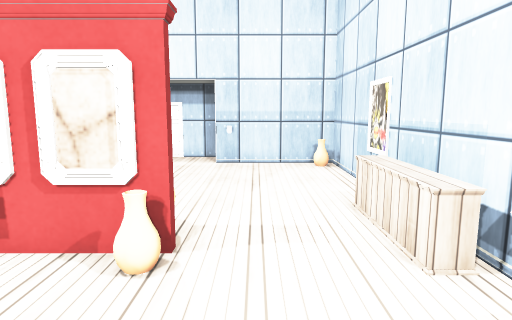
view 1 (above)

15 first-person views from a walk through a Unity game level. The camera is 1.2 m above the floor, tilts 8° down and sees 75° across. The floor is counted in squares, 0.6 m on a side. Each view is taken from the middle of a square. On the plan, view 1 faces up. The plan holds only what a view shows up to about 18 squares ahead; the rest is blank. The player character is not drawn. Door leaves are left out, so doorways stand open. Some surface patterns are stand-ins.

view 2
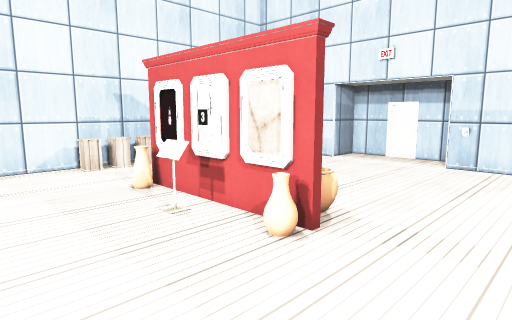

view 3
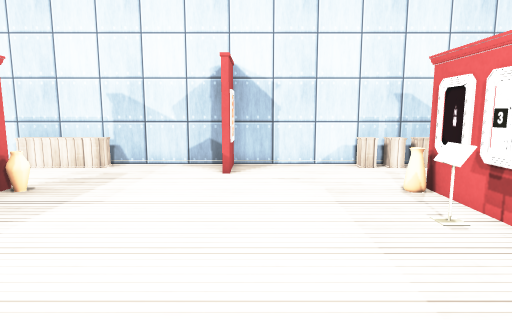

view 4
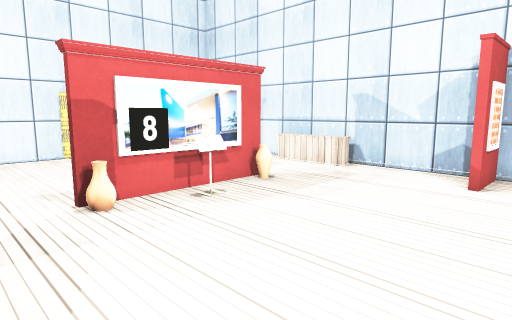

view 5
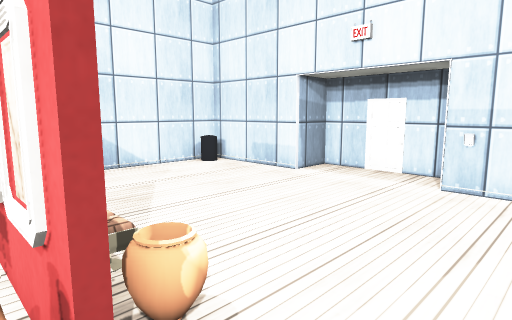

view 6
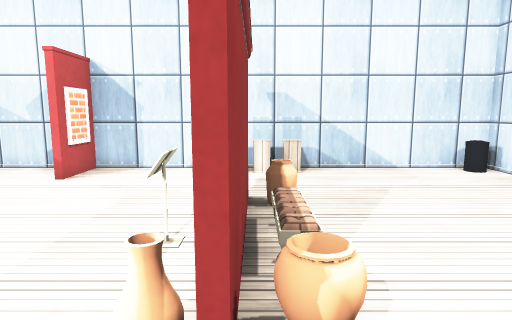

view 7
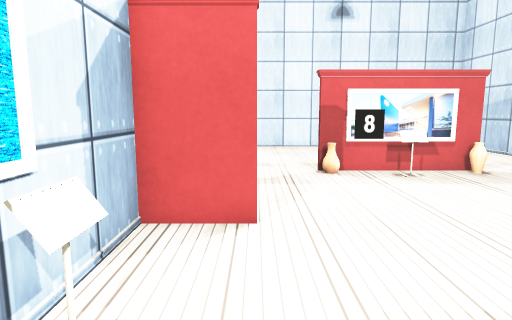

view 8
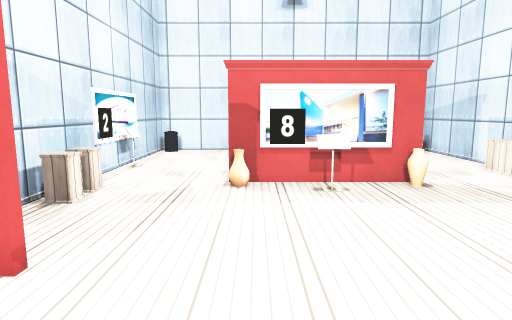

view 9
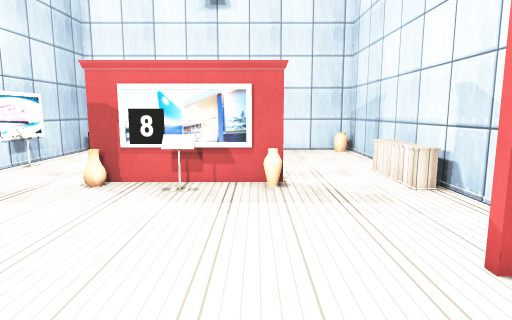

view 10
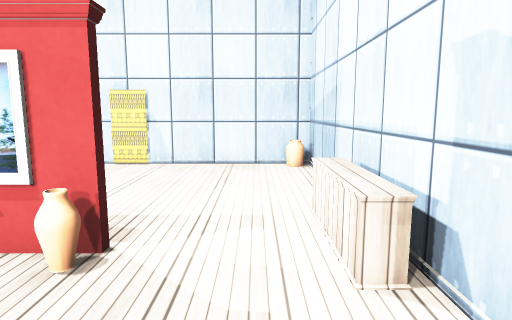

view 11
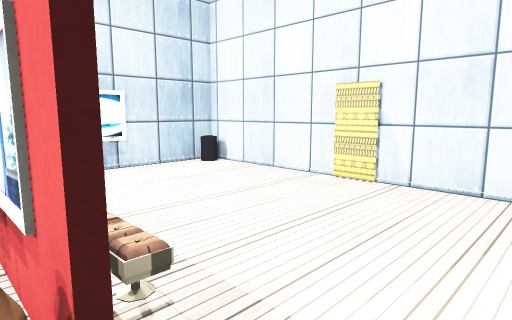

view 12
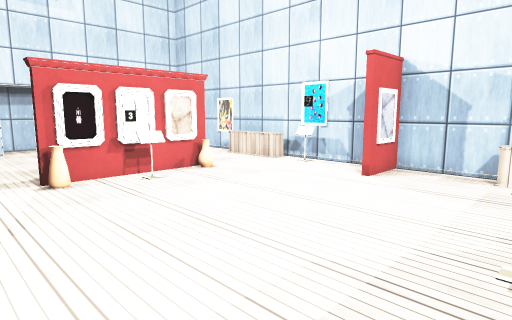

view 13
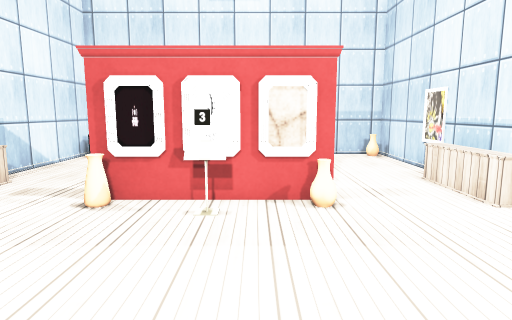

view 14
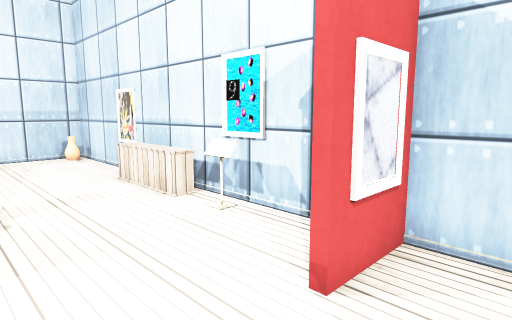

view 15
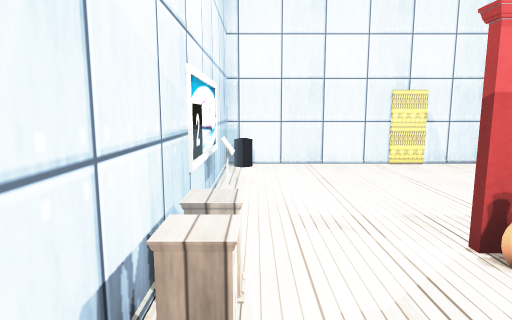

### Floor plan
Points are (right, up) in squares from view 1. A wall is a line through its corners. A room is listed if a view was taken in it or the views show most of it. See-through windows are left out.
Room 1 (views 1, 2, 3, 4, 5, 6, 7, 8, 9, 10, 11, 12, 13, 14, 15)
walls: (0.9, -0.9) (3.2, -0.9); (-6.9, -6.6) (-1.1, -6.6); (-1.1, 4.6) (-5.6, 4.6); (-11.1, -1.2) (-11.1, -6.4); (3.2, -1.1) (0.9, -1.1); (3.1, -5) (3.1, 5.6); (-11.1, 5.6) (-11.1, -0.9) (-8.9, -0.9)
low walls: (-4.4, 3.5) (-3.5, 3.5); (-4.5, -5.6) (-3.5, -5.6); (2.2, 2) (2.2, 3); (2.5, 2) (2.5, 3); (2.2, -4.9) (2.2, -4.3) (2.9, -4.3); (-10.2, 4.5) (-10.2, 4) (-10.8, 4); (-10.9, -5.6) (-10.2, -5.6) (-10.2, -6.5); (2.9, 4) (2.2, 4) (2.2, 5.5); (-10.2, 5.5) (-10.2, 4.9) (-10.8, 4.9)
ways out: opening at (-8.5, -7) to room 2; opening at (0, -6.3) to room 2; opening at (-7.5, 5) to room 3; opening at (0.5, 5) to room 3
objects: vase (-7, -6) to (-6, -6); vase (-7, 4); painting (-6, 4) to (-6, 5); painting (-4, 4); vase (-2, -6) to (-1, -6); painting (-2, 4); vase (-1, 4)
Room 2 (no view inside)
walls: (-11.1, -6.4) (-11.1, -15.3) (3.1, -15.3) (3.1, -5)
low walls: (2.5, -10.1) (2.5, -9.1); (2.7, -10.1) (2.7, -9.1); (-10.2, -6.5) (-10.2, -8.9); (2.2, -6) (2.2, -5.3)
ways out: opening at (-8.5, -7) to room 1; opening at (0, -6.3) to room 1
objects: vase (-10, -15)
Room 3 (no view inside)
walls: (-5.5, 4.8) (-1.1, 4.8); (-6.4, 13.5) (-11.1, 13.5) (-11.1, 5.6); (3.1, 5.6) (3.1, 13.5) (-1.6, 13.5)
low walls: (-10.2, 6.6) (-10.2, 6); (2.2, 5.5) (2.2, 7.2)
ways out: opening at (-7.5, 5) to room 1; opening at (0.5, 5) to room 1; open door at (-4, 13) to room 4
objects: vase (-6, 6); other object (-1, 13); vase (2, 13)
Room 4 (no view inside)
walls: (-3.4, 15.3) (-4.2, 15.1); (-1.8, 15.3) (-6.4, 15.3) (-6.4, 13.5)
ways out: open door at (-4, 13) to room 3

Where each view was taken, in squares from view 1:
view 1: 0 up, 0 right, facing up
view 2: 0 up, 2 right, facing up-left
view 3: 0 up, 2 right, facing left
view 4: 1 up, 1 right, facing down-left
view 5: 4 up, 1 right, facing up-left
view 6: 5 up, 1 right, facing left
view 7: 5 up, 1 right, facing down
view 8: 3 up, 2 left, facing down
view 9: 3 up, 6 left, facing down
view 10: 2 down, 9 left, facing down
view 11: 6 down, 9 left, facing down-right
view 12: 6 down, 9 left, facing up-right
view 13: 3 down, 3 left, facing up
view 14: 3 down, 2 left, facing up-right
view 15: 2 down, 2 right, facing down
